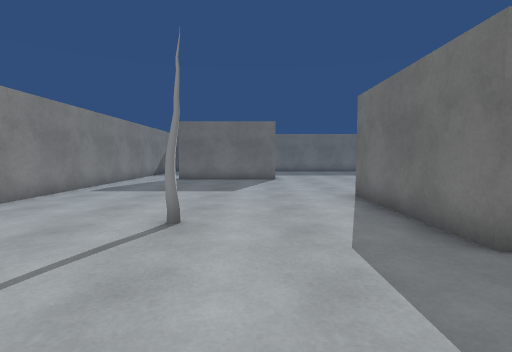
[1] (above)

21 first-person views from a walk through a 3-D level made in the Unity game engine. The camera is 1.2 m above the floor, tilts 4° down and sees 85° across. The floor is counted in squares, 1 m on a side. Each view is taken from the middle of a square. On the plan, view 1 faces up. The plan holds only what a view shows up to about 13 squares ahead; the rest is blank. The place goes on beyond the plan. Some animated figures are not drawn. Some surface patterns are stand-ins.

[2]
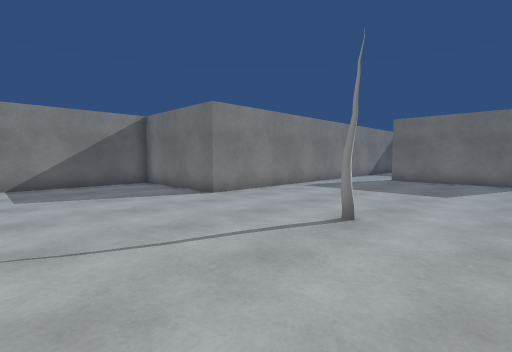

[3]
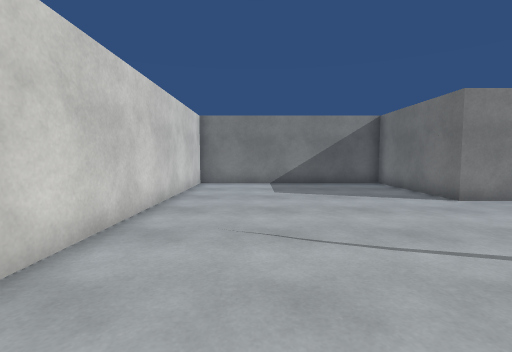

[4]
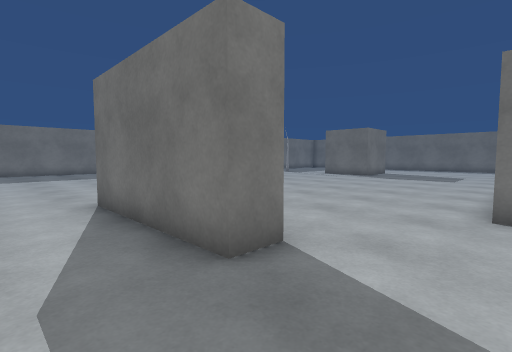

[5]
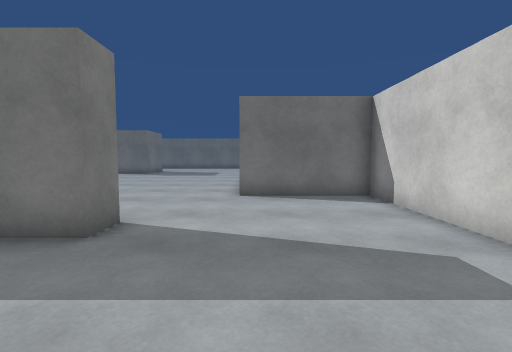

[6]
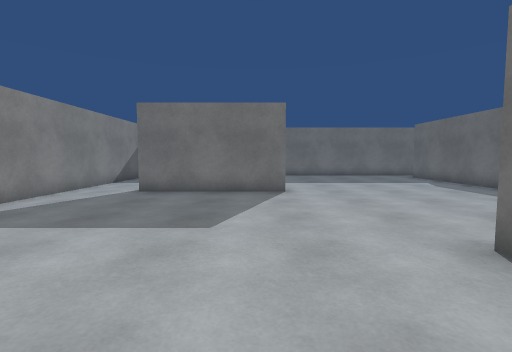

[7]
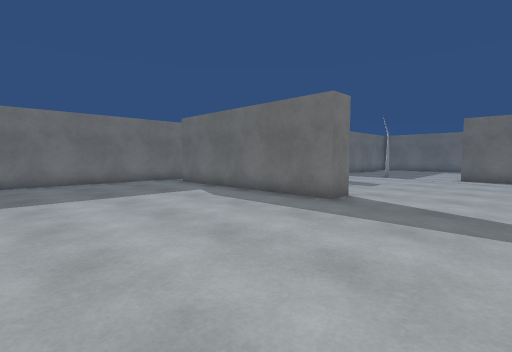

[8]
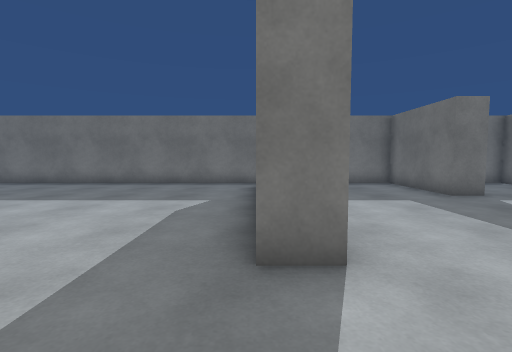

[9]
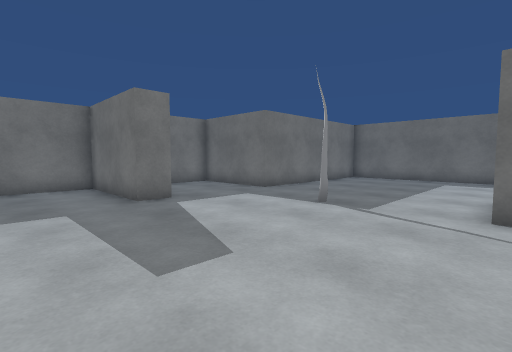

[10]
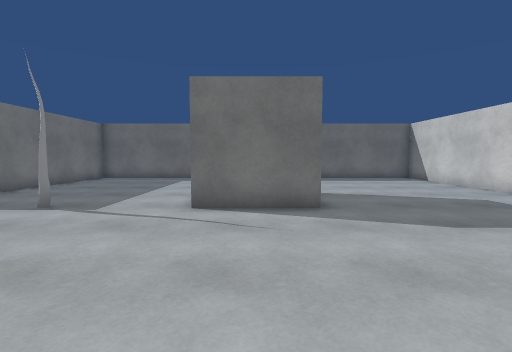

[11]
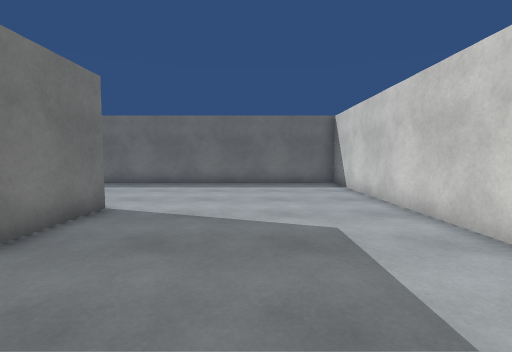

[12]
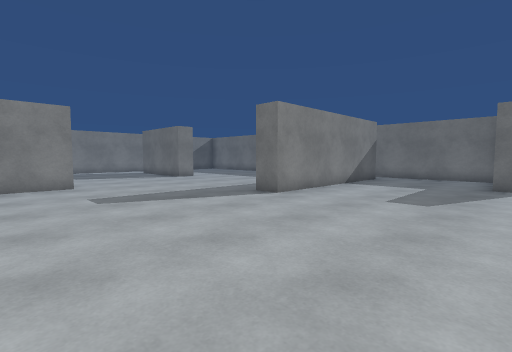

[13]
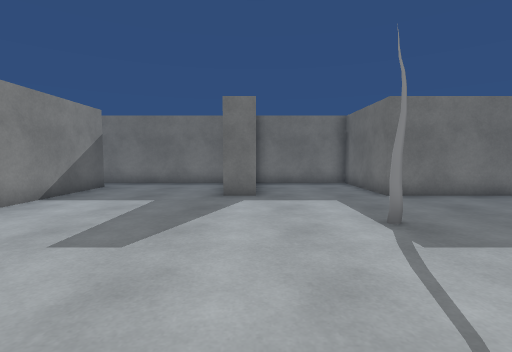

[14]
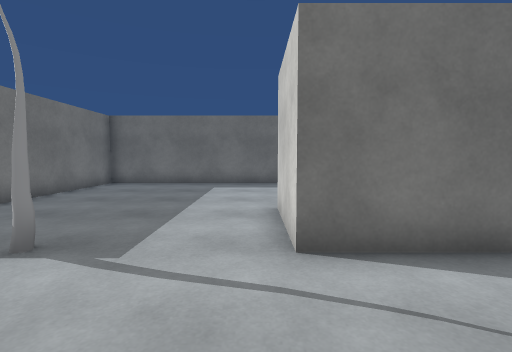

[15]
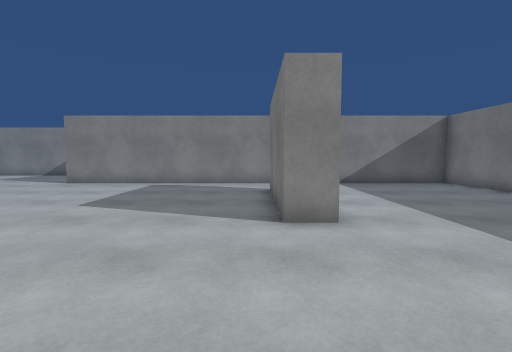

[16]
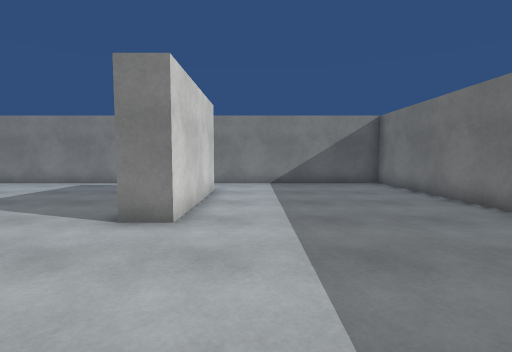

[17]
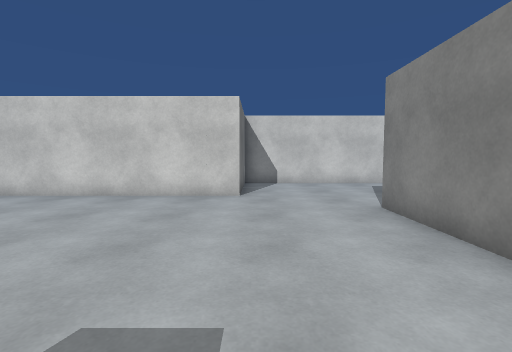

[18]
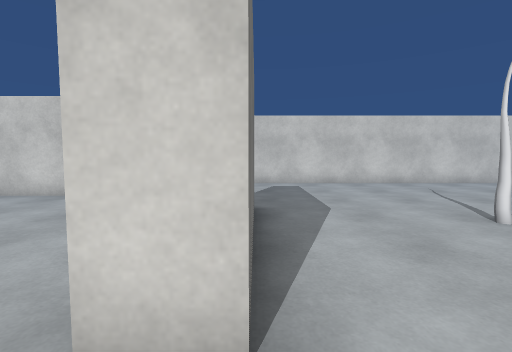

[19]
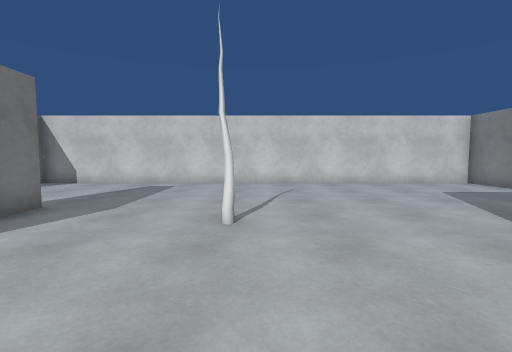

[20]
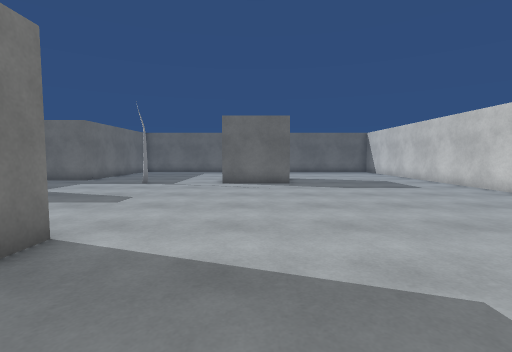

[21]
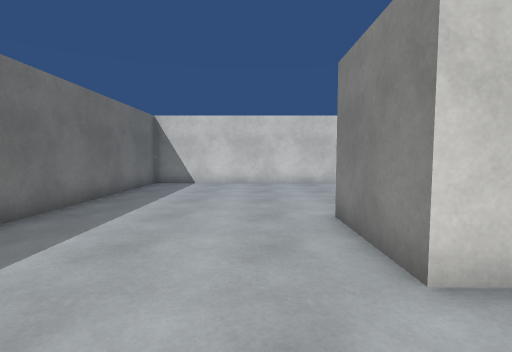

### Floor plan
Points are (right, up) in squares from view 1. A wall is a line through its corners. A room is listed if a view was taken in it or the views show most of it. See-through windows are left out.
Room 1 (views 1, 2, 3, 4, 5, 6, 7, 8, 9, 10, 11, 12, 13, 14, 15, 16, 17, 18, 19, 20, 21)
walls: (4, 8.5) (4, 3.5) (3, 3.5) (3, 8.5) (4, 8.5); (18.4, 8.4) (18.4, 11.5) (21.4, 11.5) (21.4, 8.5) (18.8, 8.5); (10, 21) (10, 13) (9, 13) (9, 20.5); (16.1, 18.5) (15, 18.5) (15, 22.5) (-6.5, 22.5) (-6.5, 5.5) (-11.5, 5.5) (-11.5, -2.5) (7.5, -2.5) (7.5, 1.5) (27.5, 1.5) (27.5, 18.5) (20, 18.5) (20, 22.5) (16, 22.5); (-3.9, 15.5) (1, 15.5) (1, 14.5) (-4, 14.5)
objects: other object (-1, 5); other object (19, 15)

Positions as (right, up) in squares from view 1, and headings:
1: (0, 0), facing up
2: (1, 0), facing up-left
3: (1, 0), facing left
4: (1, 1), facing up-right
5: (-1, 1), facing right
6: (0, 5), facing up
7: (2, 9), facing up-right
8: (9, 10), facing up
9: (12, 11), facing up-right
10: (12, 10), facing right
11: (15, 5), facing right
12: (16, 6), facing up-left
13: (16, 10), facing up
14: (15, 12), facing right
15: (6, 14), facing left
16: (6, 17), facing left
17: (7, 10), facing down
18: (3, 10), facing down
19: (-2, 10), facing down
20: (6, 10), facing right
21: (23, 14), facing down
